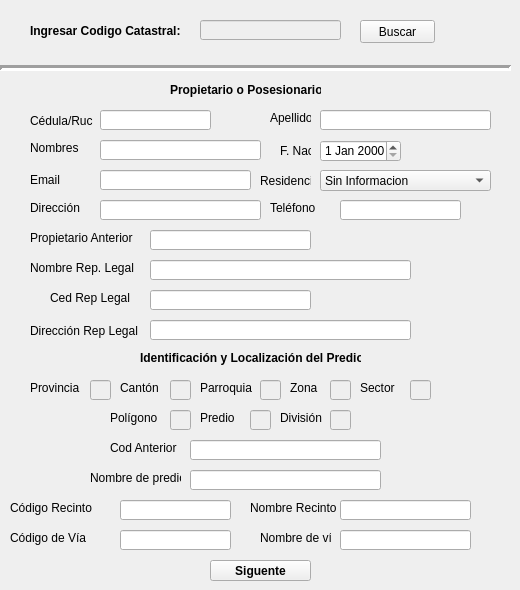
    <widget class="QWidget" name="tab_1">
     <property name="toolTip">
      <string>&lt;html&gt;&lt;head/&gt;&lt;body&gt;&lt;p&gt;&lt;br/&gt;&lt;/p&gt;&lt;/body&gt;&lt;/html&gt;</string>
     </property>
     <attribute name="title">
      <string>Inf</string>
     </attribute>
     <widget class="QLabel" name="label_4">
      <property name="geometry">
       <rect>
        <x>280</x>
        <y>140</y>
        <width>31</width>
        <height>21</height>
       </rect>
      </property>
      <property name="font">
       <font>
        <weight>50</weight>
        <bold>false</bold>
       </font>
      </property>
      <property name="text">
       <string>F. Nac</string>
      </property>
     </widget>
     <widget class="QLabel" name="label_29">
      <property name="geometry">
       <rect>
        <x>30</x>
        <y>260</y>
        <width>111</width>
        <height>16</height>
       </rect>
      </property>
      <property name="font">
       <font>
        <weight>50</weight>
        <bold>false</bold>
       </font>
      </property>
      <property name="text">
       <string>Nombre Rep. Legal</string>
      </property>
     </widget>
     <widget class="QLineEdit" name="txtApellido">
      <property name="geometry">
       <rect>
        <x>320</x>
        <y>110</y>
        <width>171</width>
        <height>20</height>
       </rect>
      </property>
      <property name="maxLength">
       <number>45</number>
      </property>
     </widget>
     <widget class="QLineEdit" name="txtDireccion">
      <property name="geometry">
       <rect>
        <x>100</x>
        <y>200</y>
        <width>161</width>
        <height>20</height>
       </rect>
      </property>
      <property name="text">
       <string/>
      </property>
      <property name="maxLength">
       <number>50</number>
      </property>
     </widget>
     <widget class="QLabel" name="label_28">
      <property name="geometry">
       <rect>
        <x>260</x>
        <y>170</y>
        <width>51</width>
        <height>21</height>
       </rect>
      </property>
      <property name="font">
       <font>
        <weight>50</weight>
        <bold>false</bold>
       </font>
      </property>
      <property name="text">
       <string>Residencia</string>
      </property>
     </widget>
     <widget class="QLineEdit" name="txtEmail">
      <property name="geometry">
       <rect>
        <x>100</x>
        <y>170</y>
        <width>151</width>
        <height>20</height>
       </rect>
      </property>
      <property name="maxLength">
       <number>45</number>
      </property>
     </widget>
     <widget class="QLabel" name="label_5">
      <property name="geometry">
       <rect>
        <x>30</x>
        <y>200</y>
        <width>51</width>
        <height>16</height>
       </rect>
      </property>
      <property name="font">
       <font>
        <weight>50</weight>
        <bold>false</bold>
       </font>
      </property>
      <property name="text">
       <string>Dirección</string>
      </property>
     </widget>
     <widget class="QComboBox" name="cboResPro">
      <property name="geometry">
       <rect>
        <x>320</x>
        <y>170</y>
        <width>171</width>
        <height>21</height>
       </rect>
      </property>
      <item>
       <property name="text">
        <string>Sin Informacion</string>
       </property>
      </item>
      <item>
       <property name="text">
        <string>En el Predio</string>
       </property>
      </item>
      <item>
       <property name="text">
        <string>En la Ciudad</string>
       </property>
      </item>
      <item>
       <property name="text">
        <string>En el Canton</string>
       </property>
      </item>
      <item>
       <property name="text">
        <string>En la Provincia</string>
       </property>
      </item>
      <item>
       <property name="text">
        <string>En otra Provincia</string>
       </property>
      </item>
      <item>
       <property name="text">
        <string>En el Exterior</string>
       </property>
      </item>
     </widget>
     <widget class="QLabel" name="label_7">
      <property name="geometry">
       <rect>
        <x>30</x>
        <y>170</y>
        <width>31</width>
        <height>20</height>
       </rect>
      </property>
      <property name="font">
       <font>
        <weight>50</weight>
        <bold>false</bold>
       </font>
      </property>
      <property name="text">
       <string>Email</string>
      </property>
     </widget>
     <widget class="QLineEdit" name="txtNomRep">
      <property name="geometry">
       <rect>
        <x>150</x>
        <y>260</y>
        <width>261</width>
        <height>20</height>
       </rect>
      </property>
      <property name="maxLength">
       <number>45</number>
      </property>
     </widget>
     <widget class="QLineEdit" name="txtTelefono">
      <property name="geometry">
       <rect>
        <x>340</x>
        <y>200</y>
        <width>121</width>
        <height>20</height>
       </rect>
      </property>
      <property name="maxLength">
       <number>10</number>
      </property>
     </widget>
     <widget class="QLabel" name="label_31">
      <property name="geometry">
       <rect>
        <x>50</x>
        <y>290</y>
        <width>81</width>
        <height>16</height>
       </rect>
      </property>
      <property name="font">
       <font>
        <weight>50</weight>
        <bold>false</bold>
       </font>
      </property>
      <property name="text">
       <string>Ced Rep Legal</string>
      </property>
     </widget>
     <widget class="QLabel" name="label_11">
      <property name="geometry">
       <rect>
        <x>170</x>
        <y>80</y>
        <width>151</width>
        <height>20</height>
       </rect>
      </property>
      <property name="font">
       <font>
        <weight>75</weight>
        <bold>true</bold>
       </font>
      </property>
      <property name="text">
       <string>Propietario o Posesionario</string>
      </property>
     </widget>
     <widget class="QLabel" name="label">
      <property name="geometry">
       <rect>
        <x>30</x>
        <y>110</y>
        <width>81</width>
        <height>21</height>
       </rect>
      </property>
      <property name="font">
       <font>
        <weight>50</weight>
        <bold>false</bold>
       </font>
      </property>
      <property name="text">
       <string>Cédula/Ruc</string>
      </property>
     </widget>
     <widget class="QLineEdit" name="txtDirRep">
      <property name="geometry">
       <rect>
        <x>150</x>
        <y>320</y>
        <width>261</width>
        <height>20</height>
       </rect>
      </property>
      <property name="maxLength">
       <number>45</number>
      </property>
     </widget>
     <widget class="QLineEdit" name="txtPropAnt">
      <property name="geometry">
       <rect>
        <x>150</x>
        <y>230</y>
        <width>161</width>
        <height>20</height>
       </rect>
      </property>
      <property name="maxLength">
       <number>45</number>
      </property>
     </widget>
     <widget class="QLineEdit" name="txtNombre">
      <property name="geometry">
       <rect>
        <x>100</x>
        <y>140</y>
        <width>161</width>
        <height>20</height>
       </rect>
      </property>
      <property name="maxLength">
       <number>45</number>
      </property>
     </widget>
     <widget class="QLabel" name="label_6">
      <property name="geometry">
       <rect>
        <x>270</x>
        <y>200</y>
        <width>51</width>
        <height>16</height>
       </rect>
      </property>
      <property name="font">
       <font>
        <weight>50</weight>
        <bold>false</bold>
       </font>
      </property>
      <property name="text">
       <string>Teléfono</string>
      </property>
     </widget>
     <widget class="QLabel" name="label_30">
      <property name="geometry">
       <rect>
        <x>30</x>
        <y>320</y>
        <width>121</width>
        <height>21</height>
       </rect>
      </property>
      <property name="font">
       <font>
        <weight>50</weight>
        <bold>false</bold>
       </font>
      </property>
      <property name="text">
       <string>Dirección Rep Legal</string>
      </property>
     </widget>
     <widget class="QLabel" name="label_9">
      <property name="geometry">
       <rect>
        <x>270</x>
        <y>110</y>
        <width>41</width>
        <height>16</height>
       </rect>
      </property>
      <property name="font">
       <font>
        <weight>50</weight>
        <bold>false</bold>
       </font>
      </property>
      <property name="text">
       <string>Apellidos</string>
      </property>
     </widget>
     <widget class="QDateEdit" name="datFecNac">
      <property name="geometry">
       <rect>
        <x>320</x>
        <y>140</y>
        <width>81</width>
        <height>22</height>
       </rect>
      </property>
     </widget>
     <widget class="QLabel" name="label_27">
      <property name="geometry">
       <rect>
        <x>30</x>
        <y>230</y>
        <width>121</width>
        <height>16</height>
       </rect>
      </property>
      <property name="font">
       <font>
        <weight>50</weight>
        <bold>false</bold>
       </font>
      </property>
      <property name="text">
       <string>Propietario Anterior</string>
      </property>
     </widget>
     <widget class="QLineEdit" name="txtDni">
      <property name="geometry">
       <rect>
        <x>100</x>
        <y>110</y>
        <width>111</width>
        <height>20</height>
       </rect>
      </property>
      <property name="maxLength">
       <number>10</number>
      </property>
     </widget>
     <widget class="QLineEdit" name="txtDniRep">
      <property name="geometry">
       <rect>
        <x>150</x>
        <y>290</y>
        <width>161</width>
        <height>20</height>
       </rect>
      </property>
      <property name="maxLength">
       <number>10</number>
      </property>
     </widget>
     <widget class="QLabel" name="label_3">
      <property name="geometry">
       <rect>
        <x>30</x>
        <y>140</y>
        <width>51</width>
        <height>16</height>
       </rect>
      </property>
      <property name="font">
       <font>
        <weight>50</weight>
        <bold>false</bold>
       </font>
      </property>
      <property name="text">
       <string>Nombres</string>
      </property>
     </widget>
     <widget class="QPushButton" name="btnSiguiente">
      <property name="geometry">
       <rect>
        <x>210</x>
        <y>560</y>
        <width>101</width>
        <height>21</height>
       </rect>
      </property>
      <property name="font">
       <font>
        <weight>75</weight>
        <bold>true</bold>
       </font>
      </property>
      <property name="text">
       <string>Siguente</string>
      </property>
     </widget>
     <widget class="QLineEdit" name="txtCodVia">
      <property name="geometry">
       <rect>
        <x>120</x>
        <y>530</y>
        <width>111</width>
        <height>20</height>
       </rect>
      </property>
      <property name="maxLength">
       <number>45</number>
      </property>
     </widget>
     <widget class="QLabel" name="label_23">
      <property name="geometry">
       <rect>
        <x>10</x>
        <y>530</y>
        <width>81</width>
        <height>16</height>
       </rect>
      </property>
      <property name="font">
       <font>
        <weight>50</weight>
        <bold>false</bold>
       </font>
      </property>
      <property name="text">
       <string>Código de Vía</string>
      </property>
     </widget>
     <widget class="QLabel" name="label_12">
      <property name="geometry">
       <rect>
        <x>140</x>
        <y>350</y>
        <width>221</width>
        <height>16</height>
       </rect>
      </property>
      <property name="font">
       <font>
        <weight>75</weight>
        <bold>true</bold>
       </font>
      </property>
      <property name="text">
       <string>Identificación y Localización del Predio</string>
      </property>
     </widget>
     <widget class="QLabel" name="label_15">
      <property name="geometry">
       <rect>
        <x>200</x>
        <y>380</y>
        <width>61</width>
        <height>16</height>
       </rect>
      </property>
      <property name="font">
       <font>
        <weight>50</weight>
        <bold>false</bold>
       </font>
      </property>
      <property name="text">
       <string>Parroquia</string>
      </property>
     </widget>
     <widget class="QLineEdit" name="txtCodDivi">
      <property name="enabled">
       <bool>false</bool>
      </property>
      <property name="geometry">
       <rect>
        <x>330</x>
        <y>410</y>
        <width>21</width>
        <height>20</height>
       </rect>
      </property>
      <property name="maxLength">
       <number>2</number>
      </property>
     </widget>
     <widget class="QLabel" name="label_20">
      <property name="geometry">
       <rect>
        <x>250</x>
        <y>500</y>
        <width>91</width>
        <height>16</height>
       </rect>
      </property>
      <property name="font">
       <font>
        <weight>50</weight>
        <bold>false</bold>
       </font>
      </property>
      <property name="text">
       <string>Nombre Recinto</string>
      </property>
     </widget>
     <widget class="QLabel" name="label_32">
      <property name="geometry">
       <rect>
        <x>110</x>
        <y>440</y>
        <width>71</width>
        <height>16</height>
       </rect>
      </property>
      <property name="font">
       <font>
        <weight>50</weight>
        <bold>false</bold>
       </font>
      </property>
      <property name="text">
       <string>Cod Anterior</string>
      </property>
     </widget>
     <widget class="QLabel" name="label_25">
      <property name="geometry">
       <rect>
        <x>10</x>
        <y>500</y>
        <width>101</width>
        <height>16</height>
       </rect>
      </property>
      <property name="font">
       <font>
        <weight>50</weight>
        <bold>false</bold>
       </font>
      </property>
      <property name="text">
       <string>Código Recinto</string>
      </property>
     </widget>
     <widget class="QLineEdit" name="txtCodPred">
      <property name="enabled">
       <bool>false</bool>
      </property>
      <property name="geometry">
       <rect>
        <x>250</x>
        <y>410</y>
        <width>21</width>
        <height>20</height>
       </rect>
      </property>
      <property name="maxLength">
       <number>2</number>
      </property>
     </widget>
     <widget class="QLineEdit" name="txtNomVia">
      <property name="geometry">
       <rect>
        <x>340</x>
        <y>530</y>
        <width>131</width>
        <height>20</height>
       </rect>
      </property>
      <property name="maxLength">
       <number>45</number>
      </property>
     </widget>
     <widget class="QLineEdit" name="txtCodSect">
      <property name="enabled">
       <bool>false</bool>
      </property>
      <property name="geometry">
       <rect>
        <x>410</x>
        <y>380</y>
        <width>21</width>
        <height>20</height>
       </rect>
      </property>
      <property name="maxLength">
       <number>2</number>
      </property>
     </widget>
     <widget class="QLineEdit" name="txtCodZona">
      <property name="enabled">
       <bool>false</bool>
      </property>
      <property name="geometry">
       <rect>
        <x>330</x>
        <y>380</y>
        <width>21</width>
        <height>20</height>
       </rect>
      </property>
      <property name="maxLength">
       <number>2</number>
      </property>
     </widget>
     <widget class="QLabel" name="label_17">
      <property name="geometry">
       <rect>
        <x>360</x>
        <y>380</y>
        <width>41</width>
        <height>16</height>
       </rect>
      </property>
      <property name="font">
       <font>
        <weight>50</weight>
        <bold>false</bold>
       </font>
      </property>
      <property name="text">
       <string>Sector</string>
      </property>
     </widget>
     <widget class="QLineEdit" name="txtCodProv">
      <property name="enabled">
       <bool>false</bool>
      </property>
      <property name="geometry">
       <rect>
        <x>90</x>
        <y>380</y>
        <width>21</width>
        <height>20</height>
       </rect>
      </property>
      <property name="maxLength">
       <number>2</number>
      </property>
     </widget>
     <widget class="QLineEdit" name="txtNomPred">
      <property name="geometry">
       <rect>
        <x>190</x>
        <y>470</y>
        <width>191</width>
        <height>20</height>
       </rect>
      </property>
      <property name="maxLength">
       <number>45</number>
      </property>
     </widget>
     <widget class="QLabel" name="label_18">
      <property name="geometry">
       <rect>
        <x>110</x>
        <y>410</y>
        <width>51</width>
        <height>16</height>
       </rect>
      </property>
      <property name="font">
       <font>
        <weight>50</weight>
        <bold>false</bold>
       </font>
      </property>
      <property name="text">
       <string>Polígono</string>
      </property>
     </widget>
     <widget class="QLabel" name="label_21">
      <property name="geometry">
       <rect>
        <x>280</x>
        <y>410</y>
        <width>51</width>
        <height>16</height>
       </rect>
      </property>
      <property name="font">
       <font>
        <weight>50</weight>
        <bold>false</bold>
       </font>
      </property>
      <property name="text">
       <string>División</string>
      </property>
     </widget>
     <widget class="QLabel" name="label_24">
      <property name="geometry">
       <rect>
        <x>90</x>
        <y>470</y>
        <width>91</width>
        <height>16</height>
       </rect>
      </property>
      <property name="font">
       <font>
        <weight>50</weight>
        <bold>false</bold>
       </font>
      </property>
      <property name="text">
       <string>Nombre de predio</string>
      </property>
     </widget>
     <widget class="QLineEdit" name="txtCodCant">
      <property name="enabled">
       <bool>false</bool>
      </property>
      <property name="geometry">
       <rect>
        <x>170</x>
        <y>380</y>
        <width>21</width>
        <height>20</height>
       </rect>
      </property>
      <property name="maxLength">
       <number>2</number>
      </property>
     </widget>
     <widget class="QLineEdit" name="txtCodPoli">
      <property name="enabled">
       <bool>false</bool>
      </property>
      <property name="geometry">
       <rect>
        <x>170</x>
        <y>410</y>
        <width>21</width>
        <height>20</height>
       </rect>
      </property>
      <property name="maxLength">
       <number>2</number>
      </property>
     </widget>
     <widget class="QLabel" name="label_13">
      <property name="geometry">
       <rect>
        <x>30</x>
        <y>380</y>
        <width>51</width>
        <height>16</height>
       </rect>
      </property>
      <property name="font">
       <font>
        <weight>50</weight>
        <bold>false</bold>
       </font>
      </property>
      <property name="text">
       <string>Provincia</string>
      </property>
     </widget>
     <widget class="QLabel" name="label_19">
      <property name="geometry">
       <rect>
        <x>200</x>
        <y>410</y>
        <width>41</width>
        <height>16</height>
       </rect>
      </property>
      <property name="font">
       <font>
        <weight>50</weight>
        <bold>false</bold>
       </font>
      </property>
      <property name="text">
       <string>Predio</string>
      </property>
     </widget>
     <widget class="QLabel" name="label_22">
      <property name="geometry">
       <rect>
        <x>260</x>
        <y>530</y>
        <width>71</width>
        <height>16</height>
       </rect>
      </property>
      <property name="font">
       <font>
        <weight>50</weight>
        <bold>false</bold>
       </font>
      </property>
      <property name="text">
       <string>Nombre de vía</string>
      </property>
     </widget>
     <widget class="QLabel" name="label_14">
      <property name="geometry">
       <rect>
        <x>120</x>
        <y>380</y>
        <width>51</width>
        <height>16</height>
       </rect>
      </property>
      <property name="font">
       <font>
        <weight>50</weight>
        <bold>false</bold>
       </font>
      </property>
      <property name="text">
       <string>Cantón</string>
      </property>
     </widget>
     <widget class="QLineEdit" name="txtCodAnte">
      <property name="geometry">
       <rect>
        <x>190</x>
        <y>440</y>
        <width>191</width>
        <height>20</height>
       </rect>
      </property>
      <property name="maxLength">
       <number>45</number>
      </property>
     </widget>
     <widget class="QLineEdit" name="txtCodSiti">
      <property name="geometry">
       <rect>
        <x>120</x>
        <y>500</y>
        <width>111</width>
        <height>20</height>
       </rect>
      </property>
      <property name="maxLength">
       <number>45</number>
      </property>
     </widget>
     <widget class="QLineEdit" name="txtNomSiti">
      <property name="geometry">
       <rect>
        <x>340</x>
        <y>500</y>
        <width>131</width>
        <height>20</height>
       </rect>
      </property>
      <property name="maxLength">
       <number>45</number>
      </property>
     </widget>
     <widget class="QLabel" name="label_16">
      <property name="geometry">
       <rect>
        <x>290</x>
        <y>380</y>
        <width>31</width>
        <height>16</height>
       </rect>
      </property>
      <property name="font">
       <font>
        <weight>50</weight>
        <bold>false</bold>
       </font>
      </property>
      <property name="text">
       <string>Zona</string>
      </property>
     </widget>
     <widget class="QLineEdit" name="txtCodParr">
      <property name="enabled">
       <bool>false</bool>
      </property>
      <property name="geometry">
       <rect>
        <x>260</x>
        <y>380</y>
        <width>21</width>
        <height>20</height>
       </rect>
      </property>
      <property name="maxLength">
       <number>2</number>
      </property>
     </widget>
     <widget class="Line" name="line">
      <property name="geometry">
       <rect>
        <x>0</x>
        <y>60</y>
        <width>511</width>
        <height>16</height>
       </rect>
      </property>
      <property name="lineWidth">
       <number>3</number>
      </property>
      <property name="orientation">
       <enum>Qt::Horizontal</enum>
      </property>
     </widget>
     <widget class="QLabel" name="label_119">
      <property name="geometry">
       <rect>
        <x>30</x>
        <y>20</y>
        <width>151</width>
        <height>21</height>
       </rect>
      </property>
      <property name="font">
       <font>
        <weight>75</weight>
        <bold>true</bold>
       </font>
      </property>
      <property name="text">
       <string>Ingresar Codigo Catastral:</string>
      </property>
     </widget>
     <widget class="QLineEdit" name="txtCodCatastro">
      <property name="enabled">
       <bool>false</bool>
      </property>
      <property name="geometry">
       <rect>
        <x>200</x>
        <y>20</y>
        <width>141</width>
        <height>20</height>
       </rect>
      </property>
      <property name="maxLength">
       <number>20</number>
      </property>
     </widget>
     <widget class="QPushButton" name="btnBuscar">
      <property name="geometry">
       <rect>
        <x>360</x>
        <y>20</y>
        <width>75</width>
        <height>23</height>
       </rect>
      </property>
      <property name="text">
       <string>Buscar</string>
      </property>
     </widget>
    </widget>
